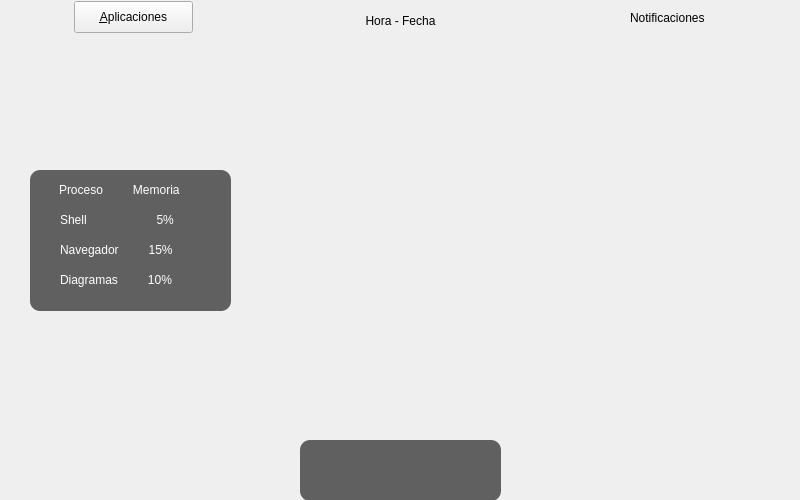
<?xml version="1.0" encoding="UTF-8"?>
<ui version="4.0">
 <class>MainWindow</class>
 <widget class="QMainWindow" name="MainWindow">
  <property name="geometry">
   <rect>
    <x>0</x>
    <y>0</y>
    <width>800</width>
    <height>500</height>
   </rect>
  </property>
  <property name="minimumSize">
   <size>
    <width>800</width>
    <height>500</height>
   </size>
  </property>
  <property name="maximumSize">
   <size>
    <width>800</width>
    <height>500</height>
   </size>
  </property>
  <property name="windowTitle">
   <string>eOS</string>
  </property>
  <property name="animated">
   <bool>false</bool>
  </property>
  <widget class="QWidget" name="centralWidget">
   <property name="autoFillBackground">
    <bool>false</bool>
   </property>
   <widget class="QLabel" name="bg">
    <property name="geometry">
     <rect>
      <x>-1</x>
      <y>37</y>
      <width>800</width>
      <height>470</height>
     </rect>
    </property>
    <property name="text">
     <string/>
    </property>
    <property name="pixmap">
     <pixmap resource="rscimg.qrc">:/img/bg.png</pixmap>
    </property>
    <property name="scaledContents">
     <bool>true</bool>
    </property>
   </widget>
   <widget class="QLabel" name="hora_fecha">
    <property name="geometry">
     <rect>
      <x>310</x>
      <y>10</y>
      <width>181</width>
      <height>21</height>
     </rect>
    </property>
    <property name="styleSheet">
     <string notr="true"/>
    </property>
    <property name="text">
     <string>Hora - Fecha</string>
    </property>
    <property name="scaledContents">
     <bool>false</bool>
    </property>
    <property name="alignment">
     <set>Qt::AlignCenter</set>
    </property>
    <property name="margin">
     <number>0</number>
    </property>
    <property name="indent">
     <number>0</number>
    </property>
   </widget>
   <widget class="QLabel" name="notificaciones">
    <property name="geometry">
     <rect>
      <x>630</x>
      <y>10</y>
      <width>87</width>
      <height>16</height>
     </rect>
    </property>
    <property name="cursor">
     <cursorShape>PointingHandCursor</cursorShape>
    </property>
    <property name="text">
     <string>Notificaciones</string>
    </property>
   </widget>
   <widget class="QPushButton" name="aplicaciones">
    <property name="enabled">
     <bool>true</bool>
    </property>
    <property name="geometry">
     <rect>
      <x>74</x>
      <y>1</y>
      <width>119</width>
      <height>32</height>
     </rect>
    </property>
    <property name="cursor">
     <cursorShape>PointingHandCursor</cursorShape>
    </property>
    <property name="acceptDrops">
     <bool>false</bool>
    </property>
    <property name="text">
     <string>&amp;Aplicaciones</string>
    </property>
   </widget>
   <widget class="QPushButton" name="BotonFirefox">
    <property name="geometry">
     <rect>
      <x>320</x>
      <y>450</y>
      <width>41</width>
      <height>41</height>
     </rect>
    </property>
    <property name="cursor">
     <cursorShape>PointingHandCursor</cursorShape>
    </property>
    <property name="toolTip">
     <string>&lt;html&gt;&lt;head/&gt;&lt;body&gt;&lt;p&gt;&lt;br/&gt;&lt;/p&gt;&lt;/body&gt;&lt;/html&gt;</string>
    </property>
    <property name="autoFillBackground">
     <bool>false</bool>
    </property>
    <property name="styleSheet">
     <string notr="true">#BotonFirefox {
background-color:transparent;
border-image: url(:/img/web-browser.svg);
background: none;
border: none;
background-repeat: none;
}</string>
    </property>
    <property name="text">
     <string/>
    </property>
   </widget>
   <widget class="QPushButton" name="BotonShell">
    <property name="geometry">
     <rect>
      <x>440</x>
      <y>450</y>
      <width>41</width>
      <height>41</height>
     </rect>
    </property>
    <property name="cursor">
     <cursorShape>PointingHandCursor</cursorShape>
    </property>
    <property name="styleSheet">
     <string notr="true">#BotonShell {
background-color:transparent;
border-image: url(:/img/terminal.svg);
background: none;
border: none;
background-repeat: none;
}</string>
    </property>
    <property name="text">
     <string/>
    </property>
   </widget>
   <widget class="QPushButton" name="BotonMonitor">
    <property name="geometry">
     <rect>
      <x>380</x>
      <y>450</y>
      <width>41</width>
      <height>41</height>
     </rect>
    </property>
    <property name="cursor">
     <cursorShape>PointingHandCursor</cursorShape>
    </property>
    <property name="styleSheet">
     <string notr="true">#BotonMonitor{
background-color:transparent;
border-image: url(:/img/pspp.svg);
background: none;
border: none;
background-repeat: none;
}</string>
    </property>
    <property name="text">
     <string/>
    </property>
   </widget>
   <widget class="QLabel" name="bg_dock">
    <property name="geometry">
     <rect>
      <x>300</x>
      <y>440</y>
      <width>201</width>
      <height>61</height>
     </rect>
    </property>
    <property name="styleSheet">
     <string notr="true">background: rgba(0,0,0,60%);
border-radius: 10px 10px 0px 0px;</string>
    </property>
    <property name="text">
     <string/>
    </property>
    <property name="scaledContents">
     <bool>false</bool>
    </property>
   </widget>
   <widget class="QLabel" name="memoria">
    <property name="geometry">
     <rect>
      <x>30</x>
      <y>170</y>
      <width>201</width>
      <height>141</height>
     </rect>
    </property>
    <property name="styleSheet">
     <string notr="true">background: rgba(0,0,0,60%);
border-radius: 10px 10px 0px 0px;</string>
    </property>
    <property name="text">
     <string/>
    </property>
    <property name="scaledContents">
     <bool>false</bool>
    </property>
   </widget>
   <widget class="QLabel" name="label">
    <property name="geometry">
     <rect>
      <x>59</x>
      <y>180</y>
      <width>161</width>
      <height>20</height>
     </rect>
    </property>
    <property name="styleSheet">
     <string notr="true">#label{
color: white;
}</string>
    </property>
    <property name="text">
     <string>Proceso         Memoria</string>
    </property>
   </widget>
   <widget class="QLabel" name="label_2">
    <property name="geometry">
     <rect>
      <x>60</x>
      <y>210</y>
      <width>161</width>
      <height>20</height>
     </rect>
    </property>
    <property name="styleSheet">
     <string notr="true">#label_2{
color: white;
}</string>
    </property>
    <property name="text">
     <string>Shell                     5%</string>
    </property>
   </widget>
   <widget class="QLabel" name="label_3">
    <property name="geometry">
     <rect>
      <x>60</x>
      <y>240</y>
      <width>161</width>
      <height>20</height>
     </rect>
    </property>
    <property name="styleSheet">
     <string notr="true">#label_3{
color: white;
}</string>
    </property>
    <property name="text">
     <string>Navegador         15%</string>
    </property>
   </widget>
   <widget class="QLabel" name="label_4">
    <property name="geometry">
     <rect>
      <x>60</x>
      <y>270</y>
      <width>161</width>
      <height>20</height>
     </rect>
    </property>
    <property name="styleSheet">
     <string notr="true">#label_4{
color: white;
}</string>
    </property>
    <property name="text">
     <string>Diagramas         10%</string>
    </property>
   </widget>
   <widget class="QPushButton" name="BotonProcesoMemoria">
    <property name="geometry">
     <rect>
      <x>30</x>
      <y>170</y>
      <width>201</width>
      <height>141</height>
     </rect>
    </property>
    <property name="cursor">
     <cursorShape>PointingHandCursor</cursorShape>
    </property>
    <property name="toolTip">
     <string>&lt;html&gt;&lt;head/&gt;&lt;body&gt;&lt;p&gt;&lt;br/&gt;&lt;/p&gt;&lt;/body&gt;&lt;/html&gt;</string>
    </property>
    <property name="autoFillBackground">
     <bool>false</bool>
    </property>
    <property name="styleSheet">
     <string notr="true">#BotonProcesoMemoria{
background-color:transparent;
background: none;
border: none;
background-repeat: none;
}</string>
    </property>
    <property name="text">
     <string/>
    </property>
   </widget>
   <zorder>bg</zorder>
   <zorder>hora_fecha</zorder>
   <zorder>notificaciones</zorder>
   <zorder>aplicaciones</zorder>
   <zorder>bg_dock</zorder>
   <zorder>BotonFirefox</zorder>
   <zorder>BotonMonitor</zorder>
   <zorder>BotonShell</zorder>
   <zorder>memoria</zorder>
   <zorder>label</zorder>
   <zorder>label_2</zorder>
   <zorder>label_3</zorder>
   <zorder>label_4</zorder>
   <zorder>BotonProcesoMemoria</zorder>
  </widget>
 </widget>
 <layoutdefault spacing="6" margin="11"/>
 <resources>
  <include location="rscimg.qrc"/>
 </resources>
 <connections/>
</ui>
